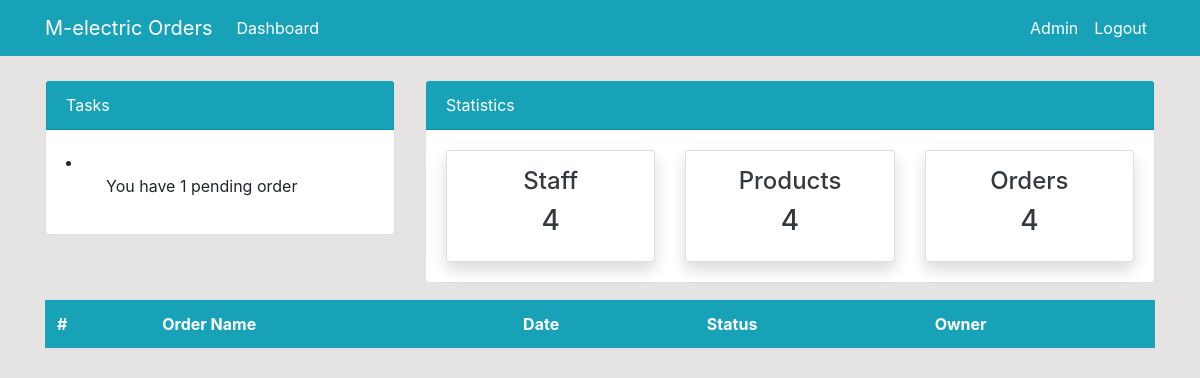
The page /orders (signed in) on the database as committed earlier.
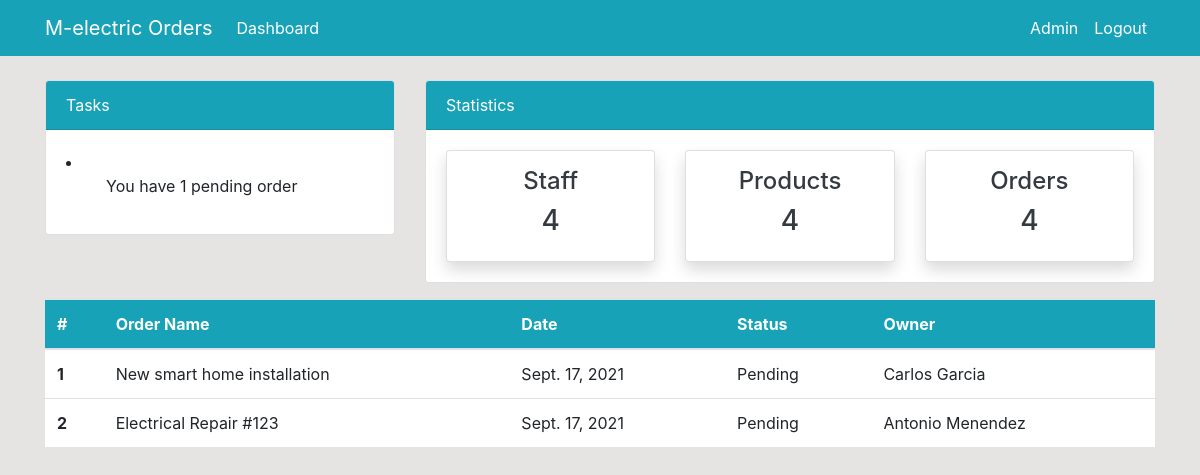
The same page on the database as committed later.
### dashboard/models.py (models this page shows, shortened)
class Order(models.Model):
	description = models.CharField('Order Description', max_length=100)
	status = models.CharField('Status', max_length=50, choices=STATUS)
	approval_date = models.DateTimeField('Approval Date')
	user = models.ForeignKey(PedidosUser, blank=True, null=True, on_delete=models.CASCADE)
	products = models.ManyToManyField(Product, blank=True)
	created = models.DateTimeField(auto_now_add=True)

class PedidosUser(models.Model):
	email = models.EmailField('Email')
	user = models.CharField('User', max_length=50)
	passwd = models.CharField('Password', max_length=50)
	f_name = models.CharField('First Name', max_length=50)
	l_name = models.CharField('Last Name', max_length=50)
	b_day = models.DateTimeField('Birth Date')
	position = models.CharField('Position', max_length=50)
	def __str__(self):
		return self.f_name + ' ' + self.l_name

### dashboard/views.py (the view)
# urls.py: path('orders', views.orders, name='orders'),
@login_required
def orders(request):
    orders_list = Order.objects.all()
    return render(request, 'dashboard/orders.html', {'orders_list':orders_list})

### templates/dashboard/orders.html (shortened to what this page needs)
{% extends 'partials/base.html' %}
{% block content %}
{% include 'partials/topnav.html' %}
    <div class="container">
        <div class="row my-3">
            <div class="col-md-12">
                <table class="table bg-white">
                    <thead class="bg-info">
                        <tr class="text-white">
                            <th scope="col">#</th>
                            <th scope="col">Order Name</th>
                            <th scope="col">Date</th>
                            <th scope="col">Status</th>
                            <th scope="col">Owner</th>
                        </tr>
                    </thead>
                    <tbody>
                        {% for order in orders_list %}
                        <tr>
                            <th scope="row">{{ forloop.counter }}</th>
                            <td>{{ order.description }}</td>
                            <td>{{ order.approval_date.date }}</td>
                            <td>{{ order.status }}</td>
                            <td>{{ order.user }}</td>
                        </tr>
                        {% endfor %}
                    </tbody>
                </table>
            </div>
        </div>
    </div>
{% endblock %}

### templates/partials/base.html (shortened to what this page needs)
{% load static %}
<!doctype html>
<html lang="en">
  <head>
    <link rel="stylesheet" href="https://cdn.jsdelivr.net/npm/bootstrap@4.6.0/dist/css/bootstrap.min.css">
    <link rel="stylesheet" href="{% static 'style.css' %}">
  </head>
  <body>
      {% include 'partials/nav.html' %}
      {% block content %}
      {% endblock %}
  </body>
</html>

### templates/partials/nav.html (shortened to what this page needs)
<nav class="navbar navbar-expand-lg navbar-info bg-info">
    {% if user.is_authenticated %}
    <div class="container">
        <a class="navbar-brand text-white" href="{% url 'index' %}">M-electric Orders</a>
        <div class="collapse navbar-collapse" id="navbarSupportedContent">
            <ul class="navbar-nav mr-auto">
                <li class="nav-item active">
                    <a class="nav-link text-white" href="{% url 'index' %}">Dashboard </a>
                </li>
            </ul>
            <ul class="navbar-nav ml-auto">
                <li class="nav-item active">
                    <a class="nav-link text-white" href="profile.html">Admin </a>
                </li>
                <li class="nav-item">
                    <a class="nav-link text-white" href="{% url 'logout' %}">Logout</a>
                </li>
            </ul>
            {% endif %}
        </div>
    </div>
</nav>

### templates/partials/topnav.html (shortened to what this page needs)
    <div class="container">
        <div class="row mt-4">
            <div class="col-md-4">
                <div class="card">
                    <div class="card-header bg-info text-white">
                        Tasks
                    </div>
                    <div class="card-body">
                        <li>
                            <ul>You have 1 pending order</ul>
                        </li>
                    </div>
                </div>
            </div>
            <div class="col-md-8">
                <div class="card">
                    <div class="card-header bg-info text-white">
                        Statistics
                    </div>
                    <div class="card-body">
                        <div class="row">
                            <div class="col-md-4">
                                <a class="text-decoration-none text-dark" href="{% url 'staff' %}">
                                    <div class="card my-card shadow text-center p-3">
                                        <h4>Staff </h4>
                                        <h3>4</h3>
                                    </div>
                                </a>
                            </div>
                            <div class="col-md-4">
                                <a class="text-decoration-none text-dark" href="{% url 'products' %}">
                                    <div class="card my-card shadow text-center p-3">
                                        <h4>Products </h4>
                                        <h3>4</h3>
                                    </div>
                                </a>
                            </div>
                            <div class="col-md-4">
                                <a class="text-decoration-none text-dark" href="{% url 'orders' %}">
                                    <div class="card my-card shadow text-center p-3">
                                        <h4>Orders </h4>
                                        <h3>4</h3>
                                    </div>
                                </a>
                            </div>
                        </div>
                    </div>
                </div>
            </div>
        </div>
    </div>

### static/style.css (style rules this page uses)
body { background: rgb(230, 227, 227); }

Rows that differ between the two databases and show on the page:
added Order: description "New smart home installation", approval_date "Sept. 17, 2021", status "Pending", user "Carlos Garcia"
added Order: description "Electrical Repair #123", approval_date "Sept. 17, 2021", status "Pending", user "Antonio Menendez"
